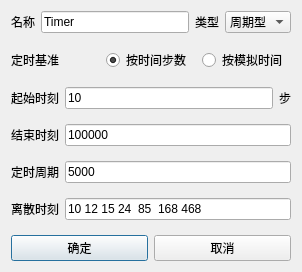
<?xml version="1.0" encoding="UTF-8"?>
<ui version="4.0">
 <class>CustomTimerDlg</class>
 <widget class="QDialog" name="CustomTimerDlg">
  <property name="geometry">
   <rect>
    <x>0</x>
    <y>0</y>
    <width>302</width>
    <height>272</height>
   </rect>
  </property>
  <property name="maximumSize">
   <size>
    <width>3670000</width>
    <height>16777215</height>
   </size>
  </property>
  <property name="windowTitle">
   <string>CustomTimer</string>
  </property>
  <property name="modal">
   <bool>false</bool>
  </property>
  <layout class="QGridLayout" name="gridLayout">
   <item row="0" column="0">
    <layout class="QFormLayout" name="formLayout">
     <item row="0" column="0">
      <widget class="QLabel" name="nameLabel">
       <property name="text">
        <string>名称</string>
       </property>
      </widget>
     </item>
     <item row="0" column="1">
      <widget class="QLineEdit" name="LineEdit_Name">
       <property name="enabled">
        <bool>true</bool>
       </property>
       <property name="text">
        <string>Timer</string>
       </property>
      </widget>
     </item>
    </layout>
   </item>
   <item row="1" column="0">
    <spacer name="verticalSpacer">
     <property name="orientation">
      <enum>Qt::Vertical</enum>
     </property>
     <property name="sizeHint" stdset="0">
      <size>
       <width>20</width>
       <height>40</height>
      </size>
     </property>
    </spacer>
   </item>
   <item row="0" column="1">
    <layout class="QFormLayout" name="formLayout_2">
     <item row="0" column="0">
      <widget class="QLabel" name="typeLabel">
       <property name="text">
        <string>类型</string>
       </property>
      </widget>
     </item>
     <item row="0" column="1">
      <widget class="StyledComboBox" name="typeComboBox">
       <item>
        <property name="text">
         <string>周期型</string>
        </property>
       </item>
       <item>
        <property name="text">
         <string>离散型</string>
        </property>
       </item>
      </widget>
     </item>
    </layout>
   </item>
   <item row="12" column="0" colspan="2">
    <layout class="QHBoxLayout" name="horizontalLayout_10">
     <item>
      <widget class="QPushButton" name="pb_ok">
       <property name="text">
        <string>确定</string>
       </property>
      </widget>
     </item>
     <item>
      <widget class="QPushButton" name="pb_cancel">
       <property name="text">
        <string>取消</string>
       </property>
      </widget>
     </item>
    </layout>
   </item>
   <item row="4" column="0" colspan="2">
    <layout class="QHBoxLayout" name="horizontalLayout_2">
     <item>
      <widget class="QLabel" name="label_start">
       <property name="text">
        <string>起始时刻</string>
       </property>
      </widget>
     </item>
     <item>
      <widget class="QLineEdit" name="LineEdit_start">
       <property name="text">
        <string>10</string>
       </property>
      </widget>
     </item>
     <item>
      <widget class="QLabel" name="label">
       <property name="text">
        <string>步</string>
       </property>
      </widget>
     </item>
    </layout>
   </item>
   <item row="5" column="0">
    <spacer name="verticalSpacer_3">
     <property name="orientation">
      <enum>Qt::Vertical</enum>
     </property>
     <property name="sizeHint" stdset="0">
      <size>
       <width>20</width>
       <height>40</height>
      </size>
     </property>
    </spacer>
   </item>
   <item row="10" column="0" colspan="2">
    <layout class="QHBoxLayout" name="horizontalLayout_5">
     <item>
      <widget class="QLabel" name="label_period_2">
       <property name="text">
        <string>离散时刻</string>
       </property>
      </widget>
     </item>
     <item>
      <widget class="QLineEdit" name="LineEdit_Discrete_time">
       <property name="text">
        <string>10 12 15 24  85  168 468</string>
       </property>
      </widget>
     </item>
    </layout>
   </item>
   <item row="9" column="0">
    <spacer name="verticalSpacer_5">
     <property name="orientation">
      <enum>Qt::Vertical</enum>
     </property>
     <property name="sizeHint" stdset="0">
      <size>
       <width>20</width>
       <height>40</height>
      </size>
     </property>
    </spacer>
   </item>
   <item row="8" column="0" colspan="2">
    <layout class="QHBoxLayout" name="horizontalLayout_4">
     <item>
      <widget class="QLabel" name="label_period">
       <property name="text">
        <string>定时周期</string>
       </property>
      </widget>
     </item>
     <item>
      <widget class="QLineEdit" name="LineEdit_period">
       <property name="text">
        <string>5000</string>
       </property>
      </widget>
     </item>
    </layout>
   </item>
   <item row="6" column="0" colspan="2">
    <layout class="QHBoxLayout" name="horizontalLayout_3">
     <item>
      <widget class="QLabel" name="label_end">
       <property name="text">
        <string>结束时刻</string>
       </property>
      </widget>
     </item>
     <item>
      <widget class="QLineEdit" name="LineEdit_end">
       <property name="text">
        <string>100000</string>
       </property>
      </widget>
     </item>
    </layout>
   </item>
   <item row="11" column="0">
    <spacer name="verticalSpacer_6">
     <property name="orientation">
      <enum>Qt::Vertical</enum>
     </property>
     <property name="sizeHint" stdset="0">
      <size>
       <width>20</width>
       <height>40</height>
      </size>
     </property>
    </spacer>
   </item>
   <item row="3" column="0">
    <spacer name="verticalSpacer_2">
     <property name="orientation">
      <enum>Qt::Vertical</enum>
     </property>
     <property name="sizeHint" stdset="0">
      <size>
       <width>20</width>
       <height>40</height>
      </size>
     </property>
    </spacer>
   </item>
   <item row="7" column="0">
    <spacer name="verticalSpacer_4">
     <property name="orientation">
      <enum>Qt::Vertical</enum>
     </property>
     <property name="sizeHint" stdset="0">
      <size>
       <width>20</width>
       <height>40</height>
      </size>
     </property>
    </spacer>
   </item>
   <item row="2" column="0" colspan="2">
    <layout class="QHBoxLayout" name="horizontalLayout">
     <item>
      <widget class="QLabel" name="label_setTime">
       <property name="text">
        <string>定时基准</string>
       </property>
      </widget>
     </item>
     <item>
      <widget class="QRadioButton" name="radioButton_step">
       <property name="text">
        <string>按时间步数</string>
       </property>
       <property name="checked">
        <bool>true</bool>
       </property>
      </widget>
     </item>
     <item>
      <widget class="QRadioButton" name="radioButton_simulate">
       <property name="text">
        <string>按模拟时间</string>
       </property>
      </widget>
     </item>
    </layout>
   </item>
  </layout>
 </widget>
 <customwidgets>
  <customwidget>
   <class>StyledComboBox</class>
   <extends>QComboBox</extends>
   <header>StyledComboBox.h</header>
  </customwidget>
 </customwidgets>
 <tabstops>
  <tabstop>pb_ok</tabstop>
  <tabstop>pb_cancel</tabstop>
  <tabstop>LineEdit_Name</tabstop>
  <tabstop>typeComboBox</tabstop>
  <tabstop>radioButton_step</tabstop>
  <tabstop>radioButton_simulate</tabstop>
  <tabstop>LineEdit_start</tabstop>
  <tabstop>LineEdit_end</tabstop>
  <tabstop>LineEdit_period</tabstop>
  <tabstop>LineEdit_Discrete_time</tabstop>
 </tabstops>
 <resources/>
 <connections/>
</ui>
